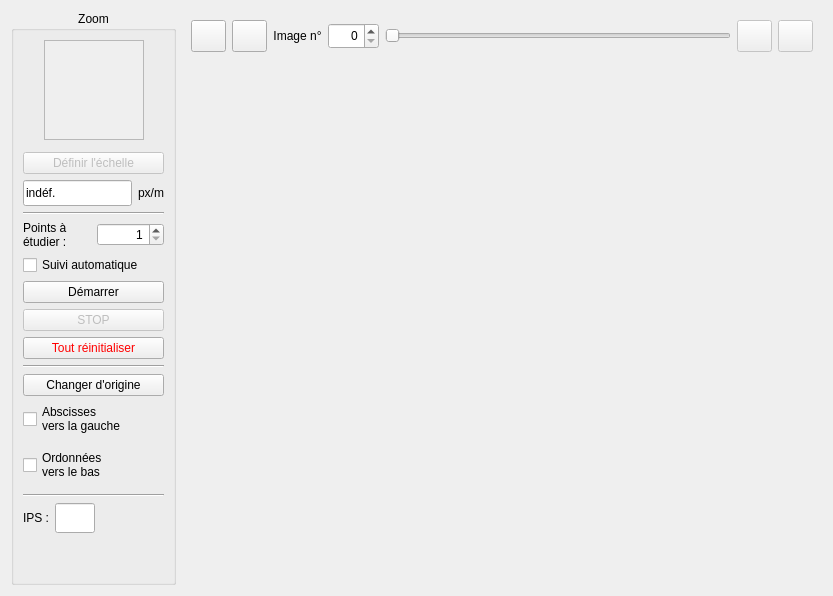
      <widget class="QWidget" name="tab_acq">
       <property name="sizePolicy">
        <sizepolicy hsizetype="Preferred" vsizetype="Preferred">
         <horstretch>0</horstretch>
         <verstretch>0</verstretch>
        </sizepolicy>
       </property>
       <attribute name="title">
        <string>Pointage</string>
       </attribute>
       <layout class="QHBoxLayout" name="horizontalLayout_6">
        <item>
         <widget class="QGroupBox" name="groupBox_3">
          <property name="enabled">
           <bool>true</bool>
          </property>
          <property name="minimumSize">
           <size>
            <width>165</width>
            <height>0</height>
           </size>
          </property>
          <property name="maximumSize">
           <size>
            <width>165</width>
            <height>16777215</height>
           </size>
          </property>
          <property name="title">
           <string>Zoom</string>
          </property>
          <property name="alignment">
           <set>Qt::AlignHCenter|Qt::AlignTop</set>
          </property>
          <layout class="QVBoxLayout" name="verticalLayout_7">
           <item>
            <layout class="QHBoxLayout" name="horizontalLayout_7">
             <property name="bottomMargin">
              <number>6</number>
             </property>
             <item>
              <spacer name="horizontalSpacer">
               <property name="orientation">
                <enum>Qt::Horizontal</enum>
               </property>
               <property name="sizeHint" stdset="0">
                <size>
                 <width>13</width>
                 <height>20</height>
                </size>
               </property>
              </spacer>
             </item>
             <item>
              <widget class="QLabel" name="label_zoom">
               <property name="enabled">
                <bool>true</bool>
               </property>
               <property name="sizePolicy">
                <sizepolicy hsizetype="Fixed" vsizetype="Fixed">
                 <horstretch>0</horstretch>
                 <verstretch>0</verstretch>
                </sizepolicy>
               </property>
               <property name="minimumSize">
                <size>
                 <width>100</width>
                 <height>100</height>
                </size>
               </property>
               <property name="maximumSize">
                <size>
                 <width>100</width>
                 <height>100</height>
                </size>
               </property>
               <property name="autoFillBackground">
                <bool>true</bool>
               </property>
               <property name="frameShape">
                <enum>QFrame::StyledPanel</enum>
               </property>
               <property name="frameShadow">
                <enum>QFrame::Sunken</enum>
               </property>
               <property name="text">
                <string/>
               </property>
               <property name="alignment">
                <set>Qt::AlignHCenter|Qt::AlignTop</set>
               </property>
              </widget>
             </item>
             <item>
              <spacer name="horizontalSpacer_3">
               <property name="orientation">
                <enum>Qt::Horizontal</enum>
               </property>
               <property name="sizeHint" stdset="0">
                <size>
                 <width>13</width>
                 <height>20</height>
                </size>
               </property>
              </spacer>
             </item>
            </layout>
           </item>
           <item>
            <widget class="QPushButton" name="Bouton_Echelle">
             <property name="enabled">
              <bool>false</bool>
             </property>
             <property name="text">
              <string>Définir l'échelle</string>
             </property>
            </widget>
           </item>
           <item>
            <layout class="QHBoxLayout" name="horizontalLayout_2">
             <item>
              <widget class="QLineEdit" name="echelleEdit">
               <property name="minimumSize">
                <size>
                 <width>55</width>
                 <height>26</height>
                </size>
               </property>
               <property name="focusPolicy">
                <enum>Qt::NoFocus</enum>
               </property>
               <property name="text">
                <string>indéf.</string>
               </property>
               <property name="readOnly">
                <bool>true</bool>
               </property>
              </widget>
             </item>
             <item>
              <widget class="QLabel" name="label_4">
               <property name="text">
                <string>px/m</string>
               </property>
              </widget>
             </item>
            </layout>
           </item>
           <item>
            <widget class="Line" name="line_4">
             <property name="orientation">
              <enum>Qt::Horizontal</enum>
             </property>
            </widget>
           </item>
           <item>
            <layout class="QHBoxLayout" name="horizontalLayout_3">
             <item>
              <widget class="QLabel" name="label_5">
               <property name="text">
                <string>Points à 
étudier :</string>
               </property>
              </widget>
             </item>
             <item>
              <widget class="QSpinBox" name="spinBox_nb_de_points">
               <property name="alignment">
                <set>Qt::AlignRight|Qt::AlignTrailing|Qt::AlignVCenter</set>
               </property>
               <property name="minimum">
                <number>1</number>
               </property>
               <property name="maximum">
                <number>10</number>
               </property>
              </widget>
             </item>
            </layout>
           </item>
           <item>
            <widget class="QCheckBox" name="checkBox_auto">
             <property name="text">
              <string>Suivi automatique</string>
             </property>
            </widget>
           </item>
           <item>
            <widget class="QPushButton" name="Bouton_lance_capture">
             <property name="focusPolicy">
              <enum>Qt::ClickFocus</enum>
             </property>
             <property name="text">
              <string>Démarrer</string>
             </property>
            </widget>
           </item>
           <item>
            <widget class="QPushButton" name="pushButton_stopCalculs">
             <property name="enabled">
              <bool>false</bool>
             </property>
             <property name="text">
              <string>STOP</string>
             </property>
             <property name="icon">
              <iconset resource="icon.qrc">
               <normaloff>:/data/icones/process-stop.svg</normaloff>:/data/icones/process-stop.svg</iconset>
             </property>
             <property name="iconSize">
              <size>
               <width>18</width>
               <height>18</height>
              </size>
             </property>
            </widget>
           </item>
           <item>
            <layout class="QHBoxLayout" name="horizontalLayout_4"/>
           </item>
           <item>
            <widget class="QPushButton" name="pushButton_reinit">
             <property name="palette">
              <palette>
               <active>
                <colorrole role="WindowText">
                 <brush brushstyle="SolidPattern">
                  <color alpha="255">
                   <red>255</red>
                   <green>0</green>
                   <blue>0</blue>
                  </color>
                 </brush>
                </colorrole>
                <colorrole role="ButtonText">
                 <brush brushstyle="SolidPattern">
                  <color alpha="255">
                   <red>255</red>
                   <green>0</green>
                   <blue>0</blue>
                  </color>
                 </brush>
                </colorrole>
               </active>
               <inactive>
                <colorrole role="WindowText">
                 <brush brushstyle="SolidPattern">
                  <color alpha="255">
                   <red>255</red>
                   <green>0</green>
                   <blue>0</blue>
                  </color>
                 </brush>
                </colorrole>
                <colorrole role="ButtonText">
                 <brush brushstyle="SolidPattern">
                  <color alpha="255">
                   <red>255</red>
                   <green>0</green>
                   <blue>0</blue>
                  </color>
                 </brush>
                </colorrole>
               </inactive>
               <disabled>
                <colorrole role="WindowText">
                 <brush brushstyle="SolidPattern">
                  <color alpha="255">
                   <red>148</red>
                   <green>151</green>
                   <blue>153</blue>
                  </color>
                 </brush>
                </colorrole>
                <colorrole role="ButtonText">
                 <brush brushstyle="SolidPattern">
                  <color alpha="255">
                   <red>138</red>
                   <green>143</green>
                   <blue>148</blue>
                  </color>
                 </brush>
                </colorrole>
               </disabled>
              </palette>
             </property>
             <property name="focusPolicy">
              <enum>Qt::NoFocus</enum>
             </property>
             <property name="text">
              <string>Tout réinitialiser</string>
             </property>
            </widget>
           </item>
           <item>
            <widget class="Line" name="line_5">
             <property name="orientation">
              <enum>Qt::Horizontal</enum>
             </property>
            </widget>
           </item>
           <item>
            <widget class="QPushButton" name="pushButton_origine">
             <property name="enabled">
              <bool>true</bool>
             </property>
             <property name="focusPolicy">
              <enum>Qt::NoFocus</enum>
             </property>
             <property name="text">
              <string>Changer d'origine</string>
             </property>
             <property name="flat">
              <bool>false</bool>
             </property>
            </widget>
           </item>
           <item>
            <widget class="QCheckBox" name="checkBox_abscisses">
             <property name="text">
              <string>Abscisses 
vers la gauche</string>
             </property>
            </widget>
           </item>
           <item>
            <widget class="QCheckBox" name="checkBox_ordonnees">
             <property name="minimumSize">
              <size>
               <width>0</width>
               <height>46</height>
              </size>
             </property>
             <property name="maximumSize">
              <size>
               <width>16777213</width>
               <height>64</height>
              </size>
             </property>
             <property name="text">
              <string>Ordonnées 
vers le bas</string>
             </property>
            </widget>
           </item>
           <item>
            <widget class="Line" name="line_6">
             <property name="orientation">
              <enum>Qt::Horizontal</enum>
             </property>
            </widget>
           </item>
           <item>
            <layout class="QHBoxLayout" name="horizontalLayout_14">
             <item>
              <widget class="QLabel" name="label_IPS">
               <property name="toolTip">
                <string>&lt;html&gt;&lt;head/&gt;&lt;body&gt;&lt;p&gt;Nombre d'Images Par Seconde&lt;/p&gt;&lt;/body&gt;&lt;/html&gt;</string>
               </property>
               <property name="text">
                <string>IPS :</string>
               </property>
              </widget>
             </item>
             <item>
              <widget class="QLineEdit" name="lineEdit_IPS">
               <property name="minimumSize">
                <size>
                 <width>40</width>
                 <height>30</height>
                </size>
               </property>
               <property name="maximumSize">
                <size>
                 <width>40</width>
                 <height>30</height>
                </size>
               </property>
               <property name="toolTip">
                <string>&lt;html&gt;&lt;head/&gt;&lt;body&gt;&lt;p&gt;Le nombre d'images par seconde est détecté automatiquement. Enter la valeur manuellement si la détection échoue.&lt;/p&gt;&lt;/body&gt;&lt;/html&gt;</string>
               </property>
               <property name="inputMask">
                <string>000</string>
               </property>
               <property name="text">
                <string/>
               </property>
               <property name="maxLength">
                <number>3</number>
               </property>
               <property name="cursorPosition">
                <number>3</number>
               </property>
               <property name="clearButtonEnabled">
                <bool>false</bool>
               </property>
              </widget>
             </item>
             <item>
              <spacer name="horizontalSpacer_4">
               <property name="orientation">
                <enum>Qt::Horizontal</enum>
               </property>
               <property name="sizeHint" stdset="0">
                <size>
                 <width>40</width>
                 <height>20</height>
                </size>
               </property>
              </spacer>
             </item>
            </layout>
           </item>
           <item>
            <spacer name="verticalSpacer_4">
             <property name="orientation">
              <enum>Qt::Vertical</enum>
             </property>
             <property name="sizeHint" stdset="0">
              <size>
               <width>20</width>
               <height>40</height>
              </size>
             </property>
            </spacer>
           </item>
          </layout>
         </widget>
        </item>
        <item>
         <layout class="QVBoxLayout" name="verticalLayout_6">
          <item>
           <widget class="QWidget" name="topWidget1" native="true">
            <property name="sizePolicy">
             <sizepolicy hsizetype="Preferred" vsizetype="Fixed">
              <horstretch>0</horstretch>
              <verstretch>0</verstretch>
             </sizepolicy>
            </property>
            <property name="minimumSize">
             <size>
              <width>0</width>
              <height>50</height>
             </size>
            </property>
            <property name="maximumSize">
             <size>
              <width>16777215</width>
              <height>50</height>
             </size>
            </property>
            <layout class="QHBoxLayout" name="horizontalLayout">
             <item>
              <widget class="QPushButton" name="pushButton_rot_gauche">
               <property name="maximumSize">
                <size>
                 <width>35</width>
                 <height>35</height>
                </size>
               </property>
               <property name="focusPolicy">
                <enum>Qt::NoFocus</enum>
               </property>
               <property name="toolTip">
                <string>Tourner l'image de 90° vers la gauche</string>
               </property>
               <property name="text">
                <string/>
               </property>
               <property name="icon">
                <iconset resource="icon.qrc">
                 <normaloff>:/data/icones/rotate-ccw.svg</normaloff>:/data/icones/rotate-ccw.svg</iconset>
               </property>
               <property name="iconSize">
                <size>
                 <width>24</width>
                 <height>24</height>
                </size>
               </property>
              </widget>
             </item>
             <item>
              <widget class="QPushButton" name="pushButton_rot_droite">
               <property name="maximumSize">
                <size>
                 <width>35</width>
                 <height>35</height>
                </size>
               </property>
               <property name="focusPolicy">
                <enum>Qt::NoFocus</enum>
               </property>
               <property name="toolTip">
                <string>Tourner l'image de 90° vers la droite</string>
               </property>
               <property name="text">
                <string/>
               </property>
               <property name="icon">
                <iconset resource="icon.qrc">
                 <normaloff>:/data/icones/rotate-cw.svg</normaloff>:/data/icones/rotate-cw.svg</iconset>
               </property>
               <property name="iconSize">
                <size>
                 <width>24</width>
                 <height>24</height>
                </size>
               </property>
              </widget>
             </item>
             <item>
              <widget class="QLabel" name="label_numero_image">
               <property name="autoFillBackground">
                <bool>false</bool>
               </property>
               <property name="text">
                <string>Image n°</string>
               </property>
               <property name="alignment">
                <set>Qt::AlignCenter</set>
               </property>
              </widget>
             </item>
             <item>
              <widget class="QSpinBox" name="spinBox_image">
               <property name="minimumSize">
                <size>
                 <width>51</width>
                 <height>26</height>
                </size>
               </property>
               <property name="alignment">
                <set>Qt::AlignRight|Qt::AlignTrailing|Qt::AlignVCenter</set>
               </property>
              </widget>
             </item>
             <item>
              <widget class="QSlider" name="horizontalSlider">
               <property name="minimum">
                <number>1</number>
               </property>
               <property name="orientation">
                <enum>Qt::Horizontal</enum>
               </property>
              </widget>
             </item>
             <item>
              <widget class="QPushButton" name="pushButton_defait">
               <property name="enabled">
                <bool>false</bool>
               </property>
               <property name="sizePolicy">
                <sizepolicy hsizetype="Minimum" vsizetype="Fixed">
                 <horstretch>30</horstretch>
                 <verstretch>30</verstretch>
                </sizepolicy>
               </property>
               <property name="maximumSize">
                <size>
                 <width>35</width>
                 <height>35</height>
                </size>
               </property>
               <property name="focusPolicy">
                <enum>Qt::NoFocus</enum>
               </property>
               <property name="toolTip">
                <string>Efface le point précédent</string>
               </property>
               <property name="text">
                <string/>
               </property>
               <property name="icon">
                <iconset resource="icon.qrc">
                 <normaloff>:/data/icones/undo.svg</normaloff>:/data/icones/undo.svg</iconset>
               </property>
               <property name="iconSize">
                <size>
                 <width>22</width>
                 <height>22</height>
                </size>
               </property>
              </widget>
             </item>
             <item>
              <widget class="QPushButton" name="pushButton_refait">
               <property name="enabled">
                <bool>false</bool>
               </property>
               <property name="sizePolicy">
                <sizepolicy hsizetype="Preferred" vsizetype="Preferred">
                 <horstretch>25</horstretch>
                 <verstretch>25</verstretch>
                </sizepolicy>
               </property>
               <property name="maximumSize">
                <size>
                 <width>35</width>
                 <height>35</height>
                </size>
               </property>
               <property name="focusPolicy">
                <enum>Qt::NoFocus</enum>
               </property>
               <property name="toolTip">
                <string>Rétablit le point suivant</string>
               </property>
               <property name="text">
                <string/>
               </property>
               <property name="icon">
                <iconset resource="icon.qrc">
                 <normaloff>:/data/icones/redo.svg</normaloff>:/data/icones/redo.svg</iconset>
               </property>
               <property name="iconSize">
                <size>
                 <width>22</width>
                 <height>22</height>
                </size>
               </property>
              </widget>
             </item>
            </layout>
           </widget>
          </item>
          <item>
           <widget class="QWidget" name="containerWidget1" native="true">
            <property name="sizePolicy">
             <sizepolicy hsizetype="MinimumExpanding" vsizetype="MinimumExpanding">
              <horstretch>1</horstretch>
              <verstretch>1</verstretch>
             </sizepolicy>
            </property>
            <property name="minimumSize">
             <size>
              <width>640</width>
              <height>480</height>
             </size>
            </property>
           </widget>
          </item>
         </layout>
        </item>
       </layout>
      </widget>
